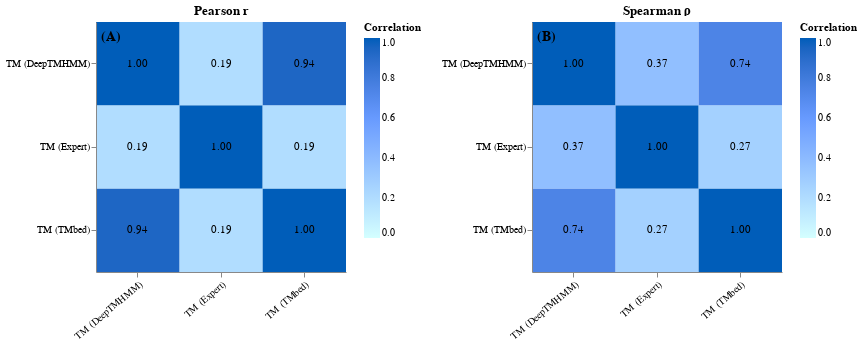

The code cell stored with this chart in its notebook:
### Code cell
# ------------------------------------------------------------
# 2. Helper → white-to-#005DB9 heat-map
# ------------------------------------------------------------
def heat(df: pd.DataFrame, title: str) -> alt.Chart:
    long = (
        df.reset_index()
          .melt(id_vars="index", var_name="x", value_name="value")
          .rename(columns={"index": "y"})
    )
    base = alt.Chart(long, width=250, height=250).encode(
        x=alt.X("x:N", title="", axis=alt.Axis(labelAngle=-40)),
        y=alt.Y("y:N", title=""),
    )
    rect = base.mark_rect().encode(
        color=alt.Color("value:Q",
                        scale=alt.Scale(domain=[0, 1],
                                        range=["#FFFFFF", "#005DB9"]),
                        legend=alt.Legend(title="Correlation",
                                          orient="right")),
    )
    txt = base.mark_text(fontSize=11).encode(
        text=alt.Text("value:Q", format=".2f"),
        color=alt.value("black"),
    )
    return (rect + txt).properties(title=title)

heat_corr = heat(corr, "Pearson r")
heat_rho  = heat(rho,  "Spearman ρ")

# ------------------------------------------------------------
# 3.  Stamp panel letters
# ------------------------------------------------------------
def add_panel_label(chart: alt.Chart, letter: str) -> alt.LayerChart:
    label_chart = alt.Chart(pd.DataFrame({"lab": [letter]})).mark_text(
        x=5, y=15,        # pixels from top-left corner
        align="left", fontSize=14, fontWeight="bold"
    ).encode(text="lab:N")
    return (chart + label_chart)

labeled_corr = add_panel_label(heat_corr, "(A)")
labeled_rho  = add_panel_label(heat_rho,  "(B)")

# ------------------------------------------------------------
# 4.  Concatenate, show, and export hi-res PNG
# ------------------------------------------------------------
combo = (
    alt.hconcat(labeled_corr, labeled_rho)
       .resolve_scale(color="independent")
       .configure_view(stroke=None)
)

combo.display()                               # interactive in Jupyter/Lab
combo.save("correlation_plot.png", scale_factor=10)  # ~5000 × 2500 px
heat_corr.save("panel_pearson.png",  scale_factor=10)
heat_rho.save("panel_spearman.png", scale_factor=10)

print("✓ correlation_plot.png written at 10× resolution.")

### Figure 1 — Vega-Lite specification as saved in the notebook (floating-point values rounded to 4 significant figures)
{"config": {"view": {"continuousWidth": 300, "continuousHeight": 300, "stroke": null}}, "hconcat": [{"layer": [{"mark": {"type": "rect"}, "encoding": {"color": {"field": "value", "legend": {"orient": "right", "title": "Correlation"}, "scale": {"domain": [0, 1], "range": ["#FFFFFF", "#005DB9"]}, "type": "quantitative"}, "x": {"axis": {"labelAngle": -40}, "field": "x", "title": "", "type": "nominal"}, "y": {"field": "y", "title": "", "type": "nominal"}}}, {"mark": {"type": "text", "fontSize": 11}, "encoding": {"color": {"value": "black"}, "text": {"field": "value", "format": ".2f", "type": "quantitative"}, "x": {"axis": {"labelAngle": -40}, "field": "x", "title": "", "type": "nominal"}, "y": {"field": "y", "title": "", "type": "nominal"}}}, {"data": {"name": "data-801c6e50e657cb0db4c52ca1452b0957"}, "mark": {"type": "text", "align": "left", "fontSize": 14, "fontWeight": "bold", "x": 5, "y": 15}, "encoding": {"text": {"field": "lab", "type": "nominal"}}}], "data": {"name": "data-5abe5b30c544b536acfe3bbfcc1bde0f"}, "height": 250, "title": "Pearson r", "width": 250}, {"layer": [{"mark": {"type": "rect"}, "encoding": {"color": {"field": "value", "legend": {"orient": "right", "title": "Correlation"}, "scale": {"domain": [0, 1], "range": ["#FFFFFF", "#005DB9"]}, "type": "quantitative"}, "x": {"axis": {"labelAngle": -40}, "field": "x", "title": "", "type": "nominal"}, "y": {"field": "y", "title": "", "type": "nominal"}}}, {"mark": {"type": "text", "fontSize": 11}, "encoding": {"color": {"value": "black"}, "text": {"field": "value", "format": ".2f", "type": "quantitative"}, "x": {"axis": {"labelAngle": -40}, "field": "x", "title": "", "type": "nominal"}, "y": {"field": "y", "title": "", "type": "nominal"}}}, {"data": {"name": "data-8c7a8dec39d24894d8057f077b401684"}, "mark": {"type": "text", "align": "left", "fontSize": 14, "fontWeight": "bold", "x": 5, "y": 15}, "encoding": {"text": {"field": "lab", "type": "nominal"}}}], "data": {"name": "data-72658a00938bc82c897ca2a4c3e19002"}, "height": 250, "title": "Spearman ρ", "width": 250}], "resolve": {"scale": {"color": "independent"}}, "$schema": "https://vega.github.io/schema/vega-lite/v5.16.3.json", "datasets": {"data-5abe5b30c544b536acfe3bbfcc1bde0f": [{"y": "TM (Expert)", "x": "TM (Expert)", "value": 1.0}, {"y": "TM (TMbed)", "x": "TM (Expert)", "value": 0.1921}, {"y": "TM (DeepTMHMM)", "x": "TM (Expert)", "value": 0.1935}, {"y": "TM (Expert)", "x": "TM (TMbed)", "value": 0.1921}, {"y": "TM (TMbed)", "x": "TM (TMbed)", "value": 1.0}, {"y": "TM (DeepTMHMM)", "x": "TM (TMbed)", "value": 0.9379}, {"y": "TM (Expert)", "x": "TM (DeepTMHMM)", "value": 0.1935}, {"y": "TM (TMbed)", "x": "TM (DeepTMHMM)", "value": 0.9379}, {"y": "TM (DeepTMHMM)", "x": "TM (DeepTMHMM)", "value": 1.0}], "data-801c6e50e657cb0db4c52ca1452b0957": [{"lab": "(A)"}], "data-72658a00938bc82c897ca2a4c3e19002": [{"y": "TM (Expert)", "x": "TM (Expert)", "value": 1.0}, {"y": "TM (TMbed)", "x": "TM (Expert)", "value": 0.2679}, {"y": "TM (DeepTMHMM)", "x": "TM (Expert)", "value": 0.3729}, {"y": "TM (Expert)", "x": "TM (TMbed)", "value": 0.2679}, {"y": "TM (TMbed)", "x": "TM (TMbed)", "value": 1.0}, {"y": "TM (DeepTMHMM)", "x": "TM (TMbed)", "value": 0.7389}, {"y": "TM (Expert)", "x": "TM (DeepTMHMM)", "value": 0.3729}, {"y": "TM (TMbed)", "x": "TM (DeepTMHMM)", "value": 0.7389}, {"y": "TM (DeepTMHMM)", "x": "TM (DeepTMHMM)", "value": 1.0}], "data-8c7a8dec39d24894d8057f077b401684": [{"lab": "(B)"}]}}
